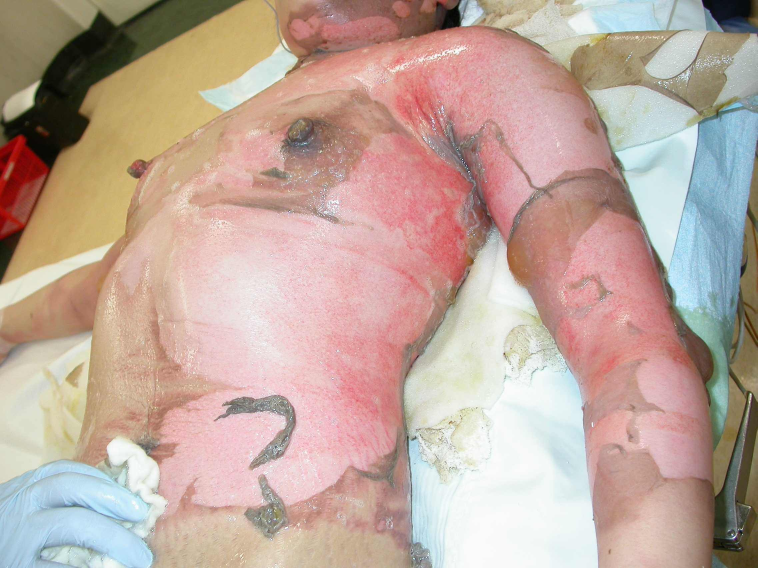
#> input picture app/src/main/assets/vicburns_16.jpg, 2272 x 1704 px (shown at 1/3 size)
$ python opencv_img_kmeans.py --image ../app/src/main/assets/vicburns_16.jpg
#> lines starting #> are read from the running program, lines starting #| are printed output that depends on the picture
# color quantization

import argparse
from pathlib import Path

import numpy as np
import cv2 as cv

def doKmeans(img, K: int):

    Z = img.reshape((-1,3))
    # convert to np.float32
    Z = np.float32(Z)

    criteria = (cv.TERM_CRITERIA_EPS + cv.TERM_CRITERIA_MAX_ITER, 10, 1.0)
    ret,label,center=cv.kmeans(Z,K,None,criteria,10,cv.KMEANS_RANDOM_CENTERS)

    # Now convert back into uint8, and make original image
    center = np.uint8(center)
    res = center[label.flatten()]

    return res.reshape((img.shape))


def main(args):
    img = cv.imread(str(args.image))
#> img is the input picture: shape (1704, 2272, 3); mean B, G, R 156.8, 168, 191.6
    img = cv.resize(img, (640, 480))
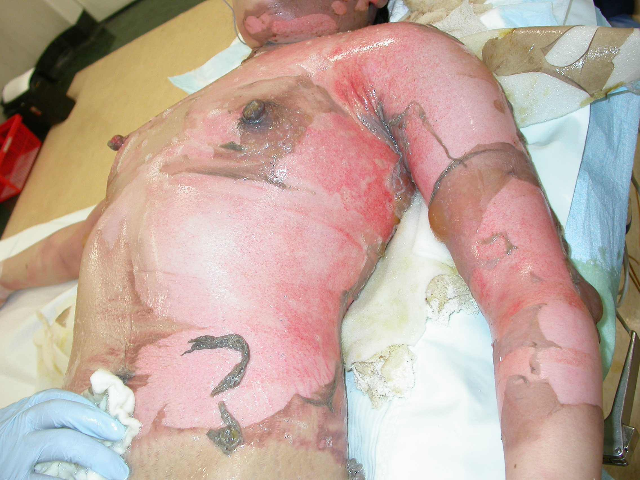
#> img: shape (480, 640, 3); mean B, G, R 156.7, 167.9, 191.5
    img = cv.cvtColor(img, cv.COLOR_BGR2Lab)
#> img: shape (480, 640, 3); mean of channels 0, 1, 2 179.6, 135.5, 137.6

    img1 = doKmeans(img, 64)
#> in doKmeans, `ret,label,center=cv.kmeans(Z,K,None,criteria,10,cv.KMEANS_RANDOM_CENTE..`: ret = 13480887.9; center = 64 rows, first 8: [232.5, 121.7, 123.8], [173.4, 120.2, 112.7], [92.75, 167.5, 157.8], [48.62, 124.1, 141.5], [34.31, 133.3, 112.7], [78.16, 124.8, 146.1], [238.5, 125.4, 128.8], [112.4, 125.4, 141.4]
#> in doKmeans, `center = np.uint8(center)`: center = 64 rows, first 8: [232, 121, 123], [173, 120, 112], [92, 167, 157], [48, 124, 141], [34, 133, 112], [78, 124, 146], [238, 125, 128], [112, 125, 141]
#> in doKmeans, `return res.reshape((img.shape))`:
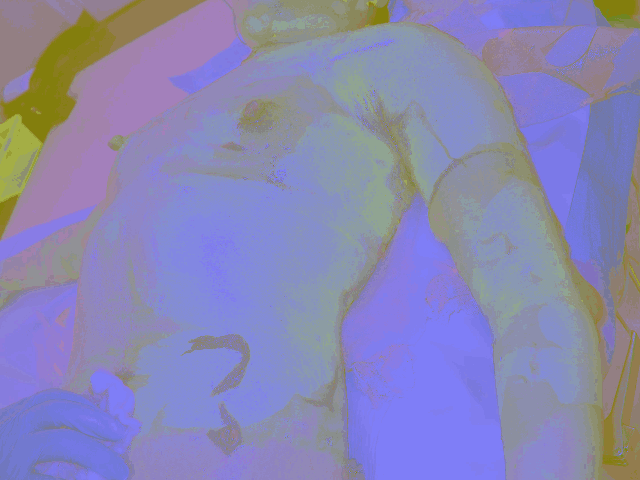
#> returned value: shape (480, 640, 3); mean of channels 0, 1, 2 179.1, 135, 137.1; drawn as B, G, R

    cv.imshow('step_1',cv.cvtColor(img1, cv.COLOR_Lab2RGB))
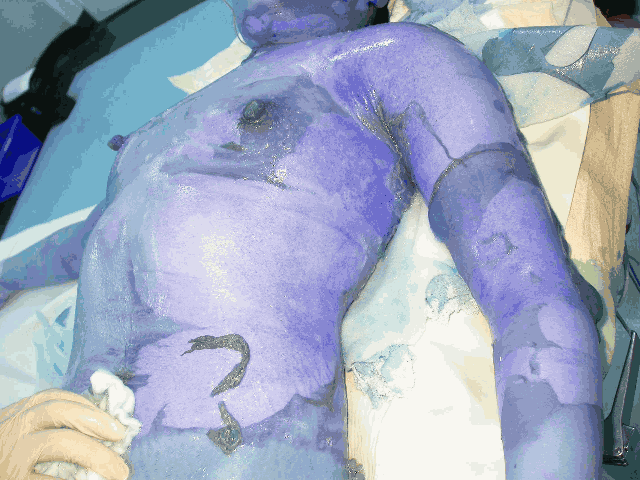
#> window 'step_1': shape (480, 640, 3); mean B, G, R 190, 167.9, 157.3

    img2 = doKmeans(img1, 16)
#> in doKmeans (call 2), `ret,label,center=cv.kmeans(Z,K,None,criteria,10,cv.KMEANS_RANDOM_CENTE..`: ret = 29667796.8; center = 16 rows, first 8: [239, 124.6, 127.9], [184.6, 120.8, 119.2], [172.4, 149.8, 138.5], [69.99, 124.7, 143.1], [106.7, 135, 140.2], [213.4, 124.4, 137.4], [133.5, 136.9, 141.9], [156.9, 128.4, 142]
#> in doKmeans (call 2), `center = np.uint8(center)`: center = 16 rows, first 8: [239, 124, 127], [184, 120, 119], [172, 149, 138], [69, 124, 143], [106, 134, 140], [213, 124, 137], [133, 136, 141], [156, 128, 142]

    cv.imshow('step_2',cv.cvtColor(img2, cv.COLOR_Lab2RGB))
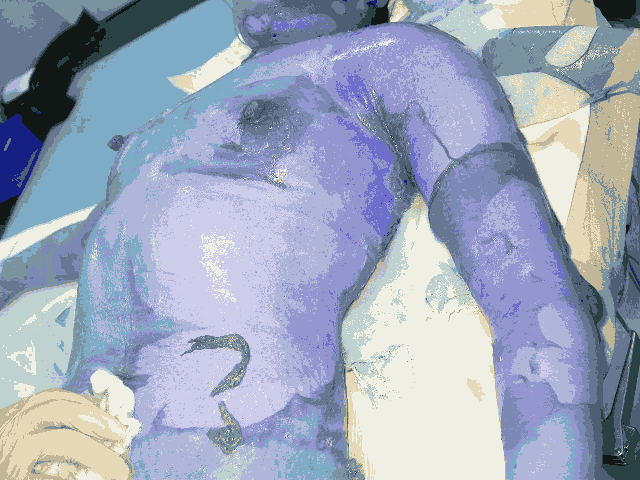
#> window 'step_2': shape (480, 640, 3); mean B, G, R 188.6, 167.8, 157.6

    cv.waitKey(0)
    cv.destroyAllWindows()

if __name__ == "__main__":

    parser = argparse.ArgumentParser(description='Code for Thresholding Operations using inRange tutorial.')
    parser.add_argument('--image', help="path to image file", type=Path)
    args = parser.parse_args()
    main(args)
